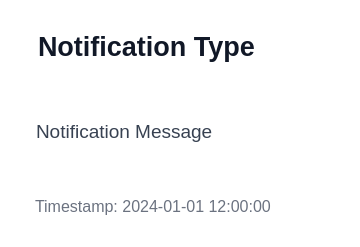
<?xml version="1.0" encoding="UTF-8"?>
<ui version="4.0">
 <class>NotificationCard</class>
 <widget class="QWidget" name="NotificationCard">
  <property name="geometry">
   <rect>
    <x>0</x>
    <y>0</y>
    <width>360</width>
    <height>180</height>
   </rect>
  </property>
  <property name="styleSheet">
   <string>
    QWidget {
      background: #ffffff;
      border-radius: 12px;
      box-shadow: 0 4px 12px rgba(0, 0, 0, 0.05);
      font-family: 'Poppins', sans-serif;
      padding: 20px;
    }
    QLabel#typeLabel {
      font-weight: 700;
      font-size: 20pt;
      color: #111827;
      margin-bottom: 12px;
    }
    QLabel#messageLabel {
      font-weight: 400;
      font-size: 14pt;
      color: #374151;
      margin-bottom: 8px;
    }
    QLabel#timestampLabel {
      font-weight: 400;
      font-size: 12pt;
      color: #6b7280;
    }
   </string>
  </property>
  <layout class="QVBoxLayout" name="verticalLayout">
   <item>
    <widget class="QLabel" name="typeLabel">
     <property name="text">
      <string>Notification Type</string>
     </property>
    </widget>
   </item>
   <item>
    <widget class="QLabel" name="messageLabel">
     <property name="text">
      <string>Notification Message</string>
     </property>
     <property name="wordWrap">
      <bool>true</bool>
     </property>
    </widget>
   </item>
   <item>
    <widget class="QLabel" name="timestampLabel">
     <property name="text">
      <string>Timestamp: 2024-01-01 12:00:00</string>
     </property>
    </widget>
   </item>
  </layout>
 </widget>
 <resources/>
 <connections/>
</ui>
